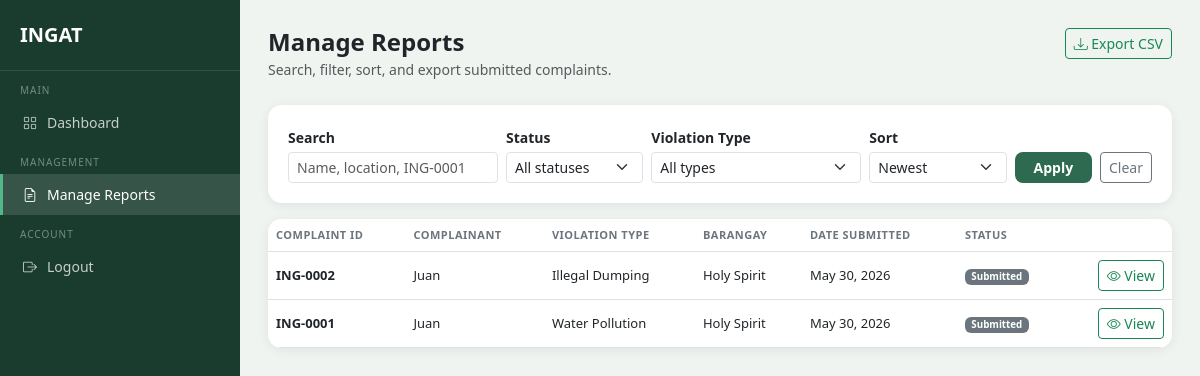
The app's page /admin/reports (signed in), older data.
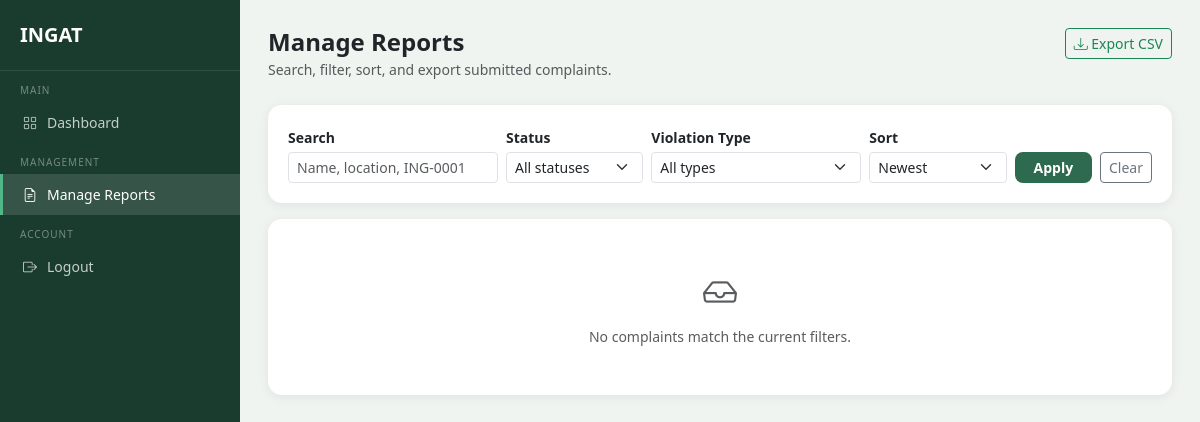
The same page, newer data.
### models.py (models this page shows, shortened)
class Complaint(db.Model):
    __tablename__ = 'complaints'
    id = db.Column(db.Integer, primary_key=True)
    user_id = db.Column(db.Integer, db.ForeignKey('users.id'), nullable=False)
    agency_id = db.Column(db.Integer, db.ForeignKey('agencies.id'), nullable=True)
    violation_type = db.Column(db.String(100), nullable=False)
    street_address = db.Column(db.String(255), nullable=False)
    barangay = db.Column(db.String(100), nullable=False)
    municipality = db.Column(db.String(100), nullable=False)
    date_incident = db.Column(db.Date, nullable=False)
    description = db.Column(db.Text, nullable=False)
    photo_path = db.Column(db.String(255), nullable=True)
    generated_letter = db.Column(db.Text, nullable=True)
    letter_generated = db.Column(db.Boolean, default=False)
    status = db.Column(db.String(50), default='Submitted')
    created_at = db.Column(db.DateTime, default=datetime.utcnow)
    status_history = db.relationship('StatusHistory', backref='complaint', lazy=True)

class User(db.Model, UserMixin):
    __tablename__ = 'users'
    id = db.Column(db.Integer, primary_key=True)
    full_name = db.Column(db.String(100), nullable=False)
    email = db.Column(db.String(120), unique=True, nullable=False)
    contact_number = db.Column(db.String(11), nullable=False)
    barangay = db.Column(db.String(100), nullable=False)
    municipality = db.Column(db.String(100), nullable=False)
    password_hash = db.Column(db.String(256), nullable=False)
    status = db.Column(db.String(20), default='active')
    email_notif = db.Column(db.Boolean, default=True)
    inapp_notif = db.Column(db.Boolean, default=True)
    created_at = db.Column(db.DateTime, default=datetime.utcnow)
    complaints = db.relationship('Complaint', backref='complainant', lazy=True)
    email_verifications = db.relationship('EmailVerification', backref='user', lazy=True)

### routes/admin_routes.py (the view)
@admin_bp.route('/reports')
@admin_required
def manage_reports():
    complaints = _filtered_complaints_query().all()
    return render_template(
        'admin/manage_reports.html',
        complaints=complaints,
        search=request.args.get('q', '').strip(),
        status_filter=request.args.get('status', '').strip(),
        violation_filter=request.args.get('violation_type', '').strip(),
        sort=request.args.get('sort', 'newest').strip(),
        statuses=STATUS_OPTIONS,
        violation_types=VIOLATION_TYPES,
    )

### routes/admin_routes.py (called while the page is built, shortened)
def _filtered_complaints_query():
    from models import Complaint, User
    search = request.args.get('q', '').strip()
    status_filter = request.args.get('status', '').strip()
    violation_filter = request.args.get('violation_type', '').strip()
    sort = request.args.get('sort', 'newest').strip()
    query = Complaint.query.join(User, Complaint.user_id == User.id)
    if status_filter:
        query = query.filter(Complaint.status == status_filter)
    if violation_filter:
        query = query.filter(Complaint.violation_type == violation_filter)
    if sort == 'oldest':
        query = query.order_by(Complaint.created_at.asc())
    elif sort == 'status':
        query = query.order_by(Complaint.status.asc(), Complaint.created_at.desc())
    else:
        query = query.order_by(Complaint.created_at.desc())
    return query

### routes/auth.py (called while the page is built)
def admin_required(fn):
    @login_required
    @wraps(fn)
    def wrapper(*args, **kwargs):
        from models import AdminUser
        if not isinstance(current_user, AdminUser):
            flash('Please log in as admin.', 'danger')
            return redirect(url_for('admin.admin_login'))
        return fn(*args, **kwargs)
    return wrapper

### templates/admin/manage_reports.html (shortened to what this page needs)
<!DOCTYPE html>
<html lang="en">
<head>
    <link href="https://cdn.jsdelivr.net/npm/bootstrap@5.3.0/dist/css/bootstrap.min.css" rel="stylesheet">
    <link href="https://cdn.jsdelivr.net/npm/bootstrap-icons@1.10.5/font/bootstrap-icons.css" rel="stylesheet">
</head>
<body>
<div class="sidebar">
    <a href="{{ url_for('admin.dashboard') }}" class="sidebar-brand">INGAT</a>
    <div class="sidebar-label">Main</div>
    <a href="{{ url_for('admin.dashboard') }}" class="sidebar-item">
        <i class="bi bi-grid"></i> Dashboard
    </a>
    <div class="sidebar-label">Management</div>
    <a href="{{ url_for('admin.manage_reports') }}" class="sidebar-item active">
        <i class="bi bi-file-earmark-text"></i> Manage Reports
    </a>
    <div class="sidebar-label">Account</div>
    <a href="{{ url_for('admin.logout') }}" class="sidebar-item">
        <i class="bi bi-box-arrow-right"></i> Logout
    </a>
</div>
<div class="main-content">
    <div class="d-flex justify-content-between align-items-start mb-4">
        <div>
            <h4 class="fw-bold mb-0">Manage Reports</h4>
            <small class="text-muted">Search, filter, sort, and export submitted complaints.</small>
        </div>
        <a href="{{ url_for('admin.export_reports_csv', q=search, status=status_filter, violation_type=violation_filter, sort=sort) }}"
           class="btn btn-outline-success btn-sm">
            <i class="bi bi-download"></i> Export CSV
        </a>
    </div>
    <div class="section-card mb-3">
        <form method="GET" action="{{ url_for('admin.manage_reports') }}" class="row g-2 align-items-end">
            <div class="col-md-3">
                <label class="form-label small fw-semibold mb-1">Search</label>
                <input type="text" name="q" class="form-control form-control-sm" value="{{ search }}"
                       placeholder="Name, location, ING-0001">
            </div>
            <div class="col-md-2">
                <label class="form-label small fw-semibold mb-1">Status</label>
                <select name="status" class="form-select form-select-sm">
                    <option value="">All statuses</option>
                </select>
            </div>
            <div class="col-md-3">
                <label class="form-label small fw-semibold mb-1">Violation Type</label>
                <select name="violation_type" class="form-select form-select-sm">
                    <option value="">All types</option>
                </select>
            </div>
            <div class="col-md-2">
                <label class="form-label small fw-semibold mb-1">Sort</label>
                <select name="sort" class="form-select form-select-sm">
                    <option value="newest" {% if sort == 'newest' %}selected{% endif %}>Newest</option>
                </select>
            </div>
            <div class="col-md-2 d-flex gap-2">
                <button type="submit" class="btn btn-ingat btn-sm flex-grow-1">Apply</button>
                <a href="{{ url_for('admin.manage_reports') }}" class="btn btn-outline-secondary btn-sm">Clear</a>
            </div>
        </form>
    </div>
    <div class="section-card p-0 overflow-hidden">
        {% if complaints %}
        <div class="table-responsive">
            <table class="table table-hover mb-0 align-middle">
                <thead class="bg-light">
                    <tr>
                        <th>Complaint ID</th>
                        <th>Complainant</th>
                        <th>Violation Type</th>
                        <th>Barangay</th>
                        <th>Date Submitted</th>
                        <th>Status</th>
                        <th></th>
                    </tr>
                </thead>
                <tbody>
                    {% for c in complaints %}
                    <tr>
                        <td class="fw-semibold">ING-{{ '%04d' % c.id }}</td>
                        <td>{{ c.complainant.full_name }}</td>
                        <td>{{ c.violation_type }}</td>
                        <td>{{ c.barangay }}</td>
                        <td>{{ c.created_at.strftime('%b %d, %Y') }}</td>
                        <td>
                            {% if c.status == 'Submitted' %}
                                <span class="badge badge-submitted">Submitted</span>
                            {% elif c.status == 'Under Review' %}
                                <span class="badge badge-review">Under Review</span>
                            {% elif c.status == 'Forwarded to Agency' %}
                                <span class="badge badge-forwarded">Forwarded</span>
                            {% elif c.status == 'Resolved' %}
                                <span class="badge badge-resolved">Resolved</span>
                            {% else %}
                                <span class="badge bg-secondary">{{ c.status }}</span>
                            {% endif %}
                        </td>
                        <td class="text-end">
                            <a href="{{ url_for('admin.report_detail', complaint_id=c.id) }}"
                               class="btn btn-sm btn-outline-success">
                                <i class="bi bi-eye"></i> View
                            </a>
                        </td>
                    </tr>
                    {% endfor %}
                </tbody>
            </table>
        </div>
        {% else %}
        <div class="text-center py-5 text-muted">
            <i class="bi bi-inbox" style="font-size: 34px;"></i>
            <p class="small mt-2 mb-0">No complaints match the current filters.</p>
        </div>
        {% endif %}
    </div>
</div>
</body>
</html>

### templates/admin/manage_reports.html (style rules this page uses)
body { background-color: #f0f4f0; font-family: 'Segoe UI', sans-serif; }
.sidebar { width: 240px; min-height: 100vh; background-color: #1A3C2E; position: fixed; top: 0; left: 0; padding-top: 20px; z-index: 100; }
.sidebar-brand { color: white; font-size: 20px; font-weight: 700; padding: 0 20px 20px; border-bottom: 1px solid rgba(255,255,255,.1); display: block; text-decoration: none; }
.sidebar-label { font-size: 10px; text-transform: uppercase; letter-spacing: 1px; color: rgba(255,255,255,.4); padding: 12px 20px 4px; }
.sidebar-item { display: flex; align-items: center; gap: 10px; padding: 10px 20px; color: rgba(255,255,255,.75); text-decoration: none; font-size: 14px; border-left: 3px solid transparent; }
.sidebar-item:hover, .sidebar-item.active { background: rgba(255,255,255,.12); color: white; border-left-color: #52B788; }
.main-content { margin-left: 240px; padding: 28px; }
.section-card { background: white; border-radius: 14px; padding: 20px; box-shadow: 0 2px 12px rgba(0,0,0,.07); }
.btn-ingat { background-color: #2D6A4F; color: #fff; border: none; border-radius: 8px; font-weight: 600; }

Row changes from the older to the newer data that the page shows:
removed Complaint: id "0002", complainant.full_name "Juan", violation_type "Illegal Dumping", barangay "Holy Spirit", created_at "May 30, 2026", status "Submitted"
removed Complaint: id "0001", complainant.full_name "Juan", violation_type "Water Pollution", barangay "Holy Spirit", created_at "May 30, 2026", status "Submitted"
Text that changed along with them:
text no longer shown: "COMPLAINT ID COMPLAINANT VIOLATION TYPE BARANGAY DATE SUBMITTED STATUS"
text now shown: "No complaints match the current filters."
